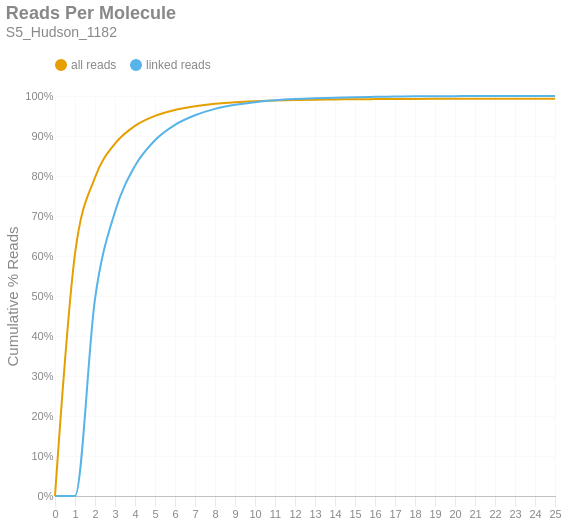

The cell this chart's notebook holds for it:
### Markdown cell above
### Reads per Molecule
This chart shows the cumulative distribution of the number of reads per linked molecule. That is, how many alignments are associated with a unique molecule. This excludes the number of reads associated with invalid or absent linked-read barcodes. The `linked` histogram is the percentages recalculated when disregarding singletons.

### Code cell
if SKIPLR:
    print_html(f"Skipped")
else:
    counts = np.bincount(valids['reads'].cast(pl.Int64).to_numpy())
    weighted = counts * np.arange(len(counts))
    all_perc = weighted / n_reads
    linked_perc = weighted / n_linked_reads
    linked_perc[1] = 0
    binned_df = pl.DataFrame({
        'readsper': list(range(len(counts))),
        'all reads (cumsum)': np.cumsum(all_perc).tolist(),
        'linked reads (cumsum)': np.cumsum(linked_perc).tolist(),
    })

    with SafeRender(binned_df):
        (
            density_plot(binned_df, 'Reads Per Molecule', samplename, 'readspmol')
            .encode(
                x=alt.X('readsper:O', title=None).axis(labelAngle=0).scale(padding=0),
                y=alt.Y('value:Q', title='Cumulative % Reads').axis(format='%').stack(False),
                color=alt.Color("key:N").scale(domain=["all reads", "linked reads"]),
                tooltip=[
                    alt.Tooltip("key:N", title="Data Type"),
                    alt.Tooltip("readsper:O", title="Reads Per Molecule"),
                    alt.Tooltip("value:Q", format=".2%", title="% Reads (Cum.)")
                ]            
            )
        ).display()

### Figure 1 — Vega-Lite specification as saved in the notebook (floating-point values rounded to 4 significant figures)
{"width": "container", "height": 400, "config": {"title": {"anchor": "start", "dy": -15, "fontSize": 18, "color": "#888888", "subtitleColor": "#888888", "subtitleFontSize": 14}, "arc": {"fill": "#0072B2"}, "axis": {"domainColor": "#888888", "domainWidth": 0.5, "gridWidth": 0.2, "grid": false, "titleFontWeight": 400, "titleFontSize": 15, "labelFontSize": 11, "labelColor": "#888888", "tickColor": "#888888", "tickWidth": 0.2, "titleColor": "#888888"}, "axisBand": {"grid": false}, "axisX": {"grid": true, "tickSize": 10, "domainCap": "round"}, "axisY": {"domain": false, "grid": true, "tickSize": 0, "domainCap": "round"}, "background": "transparent", "header": {"labelFontSize": 15, "labelColor": "#888888", "titleFontSize": 15, "titleFontWeight": 600, "titleColor": "#888888"}, "legend": {"labelFont": "sans-serif", "labelFontSize": 12, "labelColor": "#888888", "symbolSize": 100, "symbolType": "circle", "titleFontSize": 12, "titlePadding": 10, "titleColor": "#888888", "title": null, "orient": "top"}, "range": {"category": ["#E69F00", "#56B4E9", "#009E73", "#F0E442", "#0072B2", "#D55E00", "#CC79A7", "#000000"], "diverging": ["#cfe8f3", "#a2d4ec", "#73bfe2", "#46abdb", "#1696d2", "#12719e"]}, "area": {"fill": "#0072B2", "fillOpacity": 0.7, "line": true, "strokeOpacity": 0.7}, "line": {"color": "#0072B2", "stroke": "#0072B2", "strokeWidth": 2}, "trail": {"color": "#0072B2", "stroke": "#0072B2", "strokeWidth": 0, "size": 1}, "point": {"filled": true, "fillOpacity": 1.0, "size": 95}, "text": {"color": "#888888", "fontSize": 11, "align": "right", "fontWeight": 400, "size": 11}, "bar": {"fill": "#0072B2", "stroke": null}, "view": {"stroke": null, "continuousWidth": 660, "continuousHeight": 400}}, "data": {"name": "data-21b4657af8f70bc96a5fed22972aea15"}, "mark": {"type": "line", "interpolate": "monotone", "point": {"opacity": 0, "size": 275}}, "encoding": {"color": {"field": "key", "scale": {"domain": ["all reads", "linked reads"]}, "type": "nominal"}, "tooltip": [{"field": "key", "title": "Data Type", "type": "nominal"}, {"field": "readsper", "title": "Reads Per Molecule", "type": "ordinal"}, {"field": "value", "format": ".2%", "title": "% Reads (Cum.)", "type": "quantitative"}], "x": {"axis": {"labelAngle": 0}, "field": "readsper", "scale": {"padding": 0}, "title": null, "type": "ordinal"}, "y": {"axis": {"format": "%"}, "field": "value", "stack": false, "title": "Cumulative % Reads", "type": "quantitative"}}, "params": [{"name": "param_c36ac31b6afebe62", "select": {"type": "point", "fields": ["key"]}, "bind": "legend"}], "title": {"text": "Reads Per Molecule", "subtitle": "S5_Hudson_1182"}, "transform": [{"fold": ["all reads (cumsum)", "linked reads (cumsum)"]}, {"calculate": "replace(datum.key, ' (cumsum)', '')", "as": "key"}, {"filter": {"param": "param_c36ac31b6afebe62"}}], "usermeta": {"embedOptions": {"downloadFileName": "S5_Hudson_1182.readspmol"}}, "$schema": "https://vega.github.io/schema/vega-lite/v6.1.0.json", "datasets": {"data-21b4657af8f70bc96a5fed22972aea15": [{"readsper": 0, "all reads (cumsum)": 0.0, "linked reads (cumsum)": 0.0}, {"readsper": 1, "all reads (cumsum)": 0.6052, "linked reads (cumsum)": 0.0}, {"readsper": 2, "all reads (cumsum)": 0.7963, "linked reads (cumsum)": 0.4926}, {"readsper": 3, "all reads (cumsum)": 0.8809, "linked reads (cumsum)": 0.7108}, {"readsper": 4, "all reads (cumsum)": 0.9253, "linked reads (cumsum)": 0.8253}, {"readsper": 5, "all reads (cumsum)": 0.9502, "linked reads (cumsum)": 0.8894}, {"readsper": 6, "all reads (cumsum)": 0.9651, "linked reads (cumsum)": 0.9278}, {"readsper": 7, "all reads (cumsum)": 0.9744, "linked reads (cumsum)": 0.9518}, {"readsper": 8, "all reads (cumsum)": 0.9806, "linked reads (cumsum)": 0.9678}, {"readsper": 9, "all reads (cumsum)": 0.9846, "linked reads (cumsum)": 0.9781}, {"readsper": 10, "all reads (cumsum)": 0.9871, "linked reads (cumsum)": 0.9846}, {"readsper": 11, "all reads (cumsum)": 0.9889, "linked reads (cumsum)": 0.9893}, {"readsper": 12, "all reads (cumsum)": 0.9901, "linked reads (cumsum)": 0.9923}, {"readsper": 13, "all reads (cumsum)": 0.9908, "linked reads (cumsum)": 0.9942}, {"readsper": 14, "all reads (cumsum)": 0.9913, "linked reads (cumsum)": 0.9955}, {"readsper": 15, "all reads (cumsum)": 0.9919, "linked reads (cumsum)": 0.9971}, {"readsper": 16, "all reads (cumsum)": 0.9922, "linked reads (cumsum)": 0.9979}, {"readsper": 17, "all reads (cumsum)": 0.9925, "linked reads (cumsum)": 0.9985}, {"readsper": 18, "all reads (cumsum)": 0.9927, "linked reads (cumsum)": 0.9992}, {"readsper": 19, "all reads (cumsum)": 0.9929, "linked reads (cumsum)": 0.9995}, {"readsper": 20, "all reads (cumsum)": 0.9929, "linked reads (cumsum)": 0.9997}, {"readsper": 21, "all reads (cumsum)": 0.993, "linked reads (cumsum)": 0.9999}, {"readsper": 22, "all reads (cumsum)": 0.993, "linked reads (cumsum)": 0.9999}, {"readsper": 23, "all reads (cumsum)": 0.993, "linked reads (cumsum)": 0.9999}, {"readsper": 24, "all reads (cumsum)": 0.993, "linked reads (cumsum)": 0.9999}, {"readsper": 25, "all reads (cumsum)": 0.9931, "linked reads (cumsum)": 1.0}]}}
